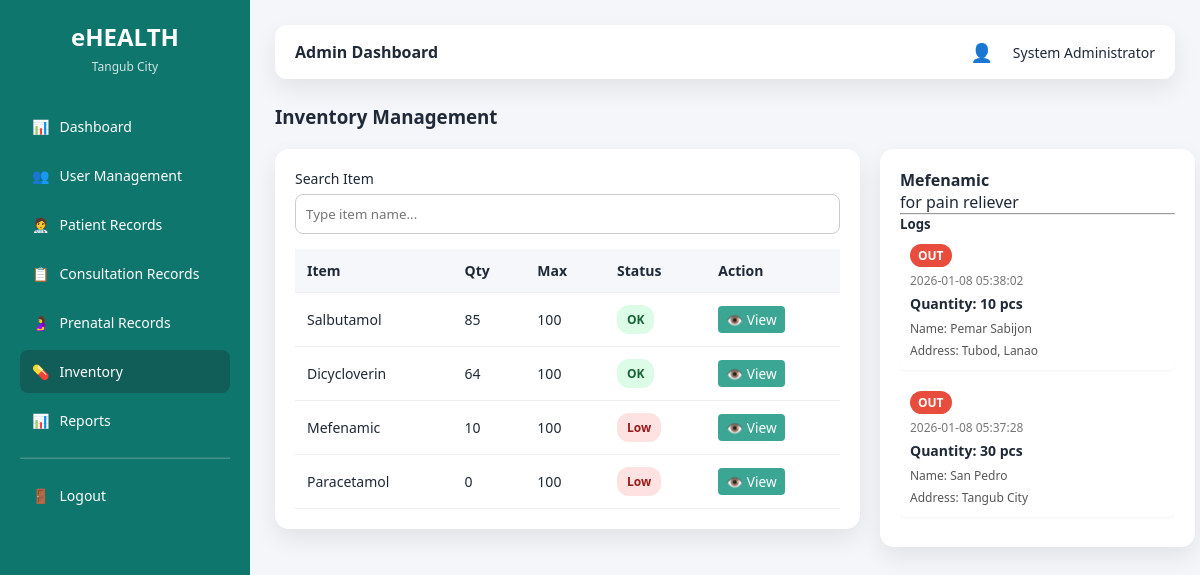
Page /admin/inventory.php?view=2 (signed in) on the committed database.
### tables this page shows
CREATE TABLE `inventory` (
  `inventory_id` int(11) NOT NULL,
  `item_name` varchar(100) NOT NULL,
  `description` text DEFAULT NULL,
  `quantity` int(11) DEFAULT 0,
  `minimum_stock` int(11) DEFAULT 10,
  `maximum_stock` int(11) NOT NULL,
  `created_at` timestamp NOT NULL DEFAULT current_timestamp()
);

CREATE TABLE `inventory_logs` (
  `log_id` int(11) NOT NULL,
  `inventory_id` int(11) NOT NULL,
  `consultation_id` int(11) DEFAULT NULL,
  `action` enum('IN','OUT') NOT NULL,
  `quantity` int(11) NOT NULL,
  `name` varchar(255) DEFAULT NULL,
  `address` varchar(255) DEFAULT NULL,
  `log_date` timestamp NOT NULL DEFAULT current_timestamp()
);

### admin/inventory.php (the view, shortened to what this page needs)
<?php
require_once "../config/database.php";
$items = mysqli_query($conn, "SELECT * FROM inventory ORDER BY inventory_id DESC");
$selected = isset($_GET['view']) ? (int)$_GET['view'] : null;
$selectedItem = null;
$logs = [];
if ($selected) {
    $selectedItem = mysqli_fetch_assoc(
        mysqli_query($conn, "SELECT * FROM inventory WHERE inventory_id = $selected")
    );
    $logResult = mysqli_query(
        $conn,
        "SELECT * FROM inventory_logs WHERE inventory_id = $selected ORDER BY log_date DESC"
    );
    if ($logResult) {
        while ($row = mysqli_fetch_assoc($logResult)) {
            $logs[] = $row;
        }
    }
}
?>
<!DOCTYPE html>
<html>
<head>
    <link rel="stylesheet" href="/ehealth_tangub/assets/css/ui.css">
</head>
<body>
<div class="app-container">
<?php require "../layouts/sidebar.php"; ?>
<main class="main-content">
<?php require "../layouts/topbar.php"; ?>
<div class="page-header">
    <h3>Inventory Management</h3>
</div>
<div class="split-layout">
<div class="card inventory-panel">
    <div class="form-group">
        <label>Search Item</label>
        <input type="text" id="searchInput" placeholder="Type item name..." />
    </div>
    <table class="table">
        <thead>
            <tr>
                <th>Item</th>
                <th>Qty</th>
                <th>Max</th>
                <th>Status</th>
                <th>Action</th>
            </tr>
        </thead>
        <tbody>
        <?php while ($row = mysqli_fetch_assoc($items)):
            $low = $row['quantity'] < 0.2 * $row['maximum_stock'];
        ?>
            <tr>
                <td><?= htmlspecialchars($row['item_name']) ?></td>
                <td><?= $row['quantity'] ?></td>
                <td><?= $row['maximum_stock'] ?></td>
                <td>
                    <?= $low
                        ? '<span class="badge badge-danger">Low</span>'
                        : '<span class="badge badge-success">OK</span>' ?>
                </td>
                <td>
                    <a href="?view=<?= $row['inventory_id'] ?>" class="link-btn">👁️ View</a>
                </td>
            </tr>
        <?php endwhile; ?>
        </tbody>
    </table>
</div>
<div class="card detail-panel">
<?php if ($selectedItem): ?>
    <h4><?= htmlspecialchars($selectedItem['item_name']) ?></h4>
    <p><?= htmlspecialchars($selectedItem['description'] ?? 'No description') ?></p>
    <hr>
    <h5>Logs</h5>
    <div class="logs">
    <?php if (!empty($logs)): ?>
        <?php foreach ($logs as $l): ?>
            <div class="log-item">
                <span style="
                    display:inline-block;
                    padding:3px 8px;
                    border-radius:12px;
                    font-size:12px;
                    font-weight:bold;
                    color:#fff;
                    background: <?= strtoupper($l['action']) === 'OUT' ? '#e74c3c' : '#2ecc71' ?>;
                    margin-bottom:5px;
                ">
                    <?= htmlspecialchars($l['action']) ?>
                </span>
                <span style="display:block; font-size:12px; color:#777; margin-bottom:5px;">
                    <?= $l['log_date'] ?>
                </span>
                <strong>Quantity: <?= $l['quantity'] ?> pcs</strong>
                <?php if (strtoupper($l['action']) === 'OUT'): ?>
                    <span>Name: <?= htmlspecialchars($l['name']) ?></span><br>
                    <span>Address: <?= htmlspecialchars($l['address']) ?></span>
                <?php endif; ?>
            </div>
        <?php endforeach; ?>
    <?php else: ?>
        <p style="color:#888; text-align:center; margin-top:30px;">
            No logs available for this item.
        </p>
    <?php endif; ?>
    </div>
<?php else: ?>
    <p style="text-align:center; color:#888; margin-top:50px;">
        Select an item from the list to view details and logs.
    </p>
<?php endif; ?>
</div>
</div>
</main>
</div>
</body>
</html>

### assets/css/ui.css (style rules this page uses)
:root { --primary: #0f766e; --primary-dark: #115e59; --background: #f4f6f9; --card-bg: #ffffff; --text-dark: #1f2937; --accent: #f59e0b; --danger: #dc2626; --success: #16a34a; --shadow: 0 10px 25px rgba(0,0,0,0.08); }
* { margin: 0; padding: 0; box-sizing: border-box; font-family: "Segoe UI", Tahoma, sans-serif; }
a { text-decoration: none; }
body { background: var(--background); color: var(--text-dark); }
.form-group { margin-bottom: 15px; }
.form-group label { display: block; margin-bottom: 6px; font-size: 14px; }
.form-group input, .form-group select { width: 100%; padding: 10px; border-radius: 8px; border: 1px solid #ccc; }
.badge { padding: 5px 10px; border-radius: 12px; font-size: 12px; font-weight: 600; }
.badge-success { background: #d1f2eb; color: #0b5345; }
.badge-danger { background: #f9d6d5; color: #922b21; }
.app-container { display: flex; }
.main-content { flex: 1; padding: 25px; }
.table { width: 100%; border-collapse: collapse; }
.table thead th { text-align: left; padding: 12px; background: #f5f7fa; font-weight: 600; }
.table tbody td { padding: 12px; border-top: 1px solid #eee; }
.badge-success { background: #dcfce7; color: #166534; padding: 6px 10px; border-radius: 12px; display: inline-block; font-size: 12px; }
.badge-danger { background: #fee2e2; color: #991b1b; padding: 6px 10px; border-radius: 12px; display: inline-block; font-size: 12px; }
.app-container { display: flex; min-height: 100vh; }
.main-content { flex: 1; padding: 25px; overflow-x: auto; background: var(--background); }
.page-header { display: flex; justify-content: space-between; align-items: center; margin-bottom: 20px; }
.card { background: #ffffff; padding: 20px; border-radius: 14px; box-shadow: var(--shadow); }
table { width: 100%; border-collapse: collapse; }
table th, table td { padding: 14px; border-bottom: 1px solid #eee; text-align: left; font-size: 14px; }
table th { background: #f8fafc; font-weight: 600; }
.link-btn { display: inline-flex; align-items: center; gap: 4px; padding: 4px 8px; border-radius: 4px; font-size: 0.85rem; text-decoration: none; cursor: pointer; background-color: #3ca694; color: #fff; transition: background 0.2s; }

### admin/inventory.php (style rules this page uses)
.split-layout { display: flex; gap: 20px; align-items: flex-start; }
.inventory-panel { flex: 0 0 65%; }
.detail-panel { flex: 0 0 35%; max-width: 35%; }
.logs { max-height: 300px; overflow-y: auto; }
.log-item { background:#fff; padding:10px; border-radius:6px; margin-bottom:10px; box-shadow:0 1px 3px rgba(0,0,0,0.05); }
.log-item strong { display:block; font-size:14px; margin-bottom:3px; }
.log-item span { font-size:12px; color:#555; }

### rows in the picture
inventory: item_name "Salbutamol", quantity "85", maximum_stock "100", shows "OK"
inventory: item_name "Dicycloverin", quantity "64", maximum_stock "100", shows "OK"
inventory: item_name "Mefenamic", quantity "10", maximum_stock "100", shows "Low", description "for pain reliever"
inventory: item_name "Paracetamol", quantity "0", maximum_stock "100", shows "Low"
inventory_logs: action "OUT", log_date "2026-01-08 05:38:02", quantity "10", name "Pemar Sabijon", address "Tubod, Lanao"
inventory_logs: action "OUT", log_date "2026-01-08 05:37:28", quantity "30", name "San Pedro", address "Tangub City"

### other values in the picture
$role "Admin"
$full_name "System Administrator"
